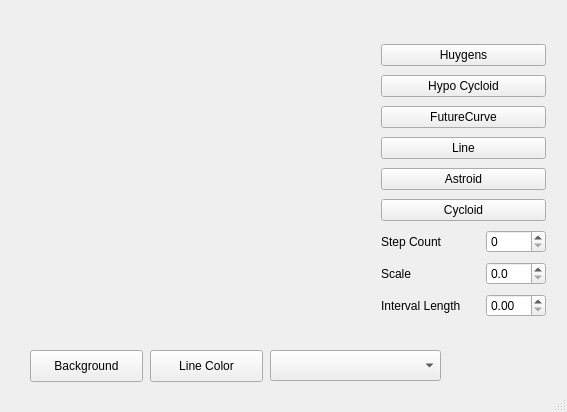
<?xml version="1.0" encoding="UTF-8"?>
<ui version="4.0">
 <class>MainWindow</class>
 <widget class="QMainWindow" name="MainWindow">
  <property name="geometry">
   <rect>
    <x>0</x>
    <y>0</y>
    <width>567</width>
    <height>412</height>
   </rect>
  </property>
  <property name="windowTitle">
   <string>MainWindow</string>
  </property>
  <widget class="QWidget" name="centralWidget">
   <widget class="RenderArea" name="renderArea" native="true">
    <property name="geometry">
     <rect>
      <x>10</x>
      <y>10</y>
      <width>361</width>
      <height>331</height>
     </rect>
    </property>
   </widget>
   <widget class="QPushButton" name="btnBackgroundColor">
    <property name="geometry">
     <rect>
      <x>30</x>
      <y>350</y>
      <width>113</width>
      <height>32</height>
     </rect>
    </property>
    <property name="text">
     <string>Background</string>
    </property>
   </widget>
   <widget class="QPushButton" name="btnLineColor">
    <property name="geometry">
     <rect>
      <x>150</x>
      <y>350</y>
      <width>113</width>
      <height>32</height>
     </rect>
    </property>
    <property name="text">
     <string>Line Color</string>
    </property>
   </widget>
   <widget class="QWidget" name="layoutWidget">
    <property name="geometry">
     <rect>
      <x>370</x>
      <y>30</y>
      <width>187</width>
      <height>307</height>
     </rect>
    </property>
    <layout class="QVBoxLayout" name="verticalLayout">
     <item>
      <widget class="QPushButton" name="btnHuygens">
       <property name="text">
        <string>Huygens</string>
       </property>
      </widget>
     </item>
     <item>
      <widget class="QPushButton" name="btnHypo">
       <property name="text">
        <string>Hypo Cycloid</string>
       </property>
      </widget>
     </item>
     <item>
      <widget class="QPushButton" name="btnFutureCurve">
       <property name="text">
        <string>FutureCurve</string>
       </property>
      </widget>
     </item>
     <item>
      <widget class="QPushButton" name="btnLine">
       <property name="text">
        <string>Line</string>
       </property>
      </widget>
     </item>
     <item>
      <widget class="QPushButton" name="btnAstroid">
       <property name="text">
        <string>Astroid</string>
       </property>
      </widget>
     </item>
     <item>
      <widget class="QPushButton" name="btnCycloid">
       <property name="text">
        <string>Cycloid</string>
       </property>
      </widget>
     </item>
     <item>
      <layout class="QHBoxLayout" name="horizontalLayout_3">
       <item>
        <widget class="QLabel" name="label_3">
         <property name="text">
          <string>Step Count</string>
         </property>
        </widget>
       </item>
       <item>
        <widget class="QSpinBox" name="spinCount">
         <property name="maximumSize">
          <size>
           <width>60</width>
           <height>16777215</height>
          </size>
         </property>
         <property name="maximum">
          <number>512</number>
         </property>
         <property name="singleStep">
          <number>1</number>
         </property>
        </widget>
       </item>
      </layout>
     </item>
     <item>
      <layout class="QHBoxLayout" name="horizontalLayout">
       <item>
        <widget class="QLabel" name="label">
         <property name="text">
          <string>Scale</string>
         </property>
        </widget>
       </item>
       <item>
        <widget class="QDoubleSpinBox" name="spinScale">
         <property name="maximumSize">
          <size>
           <width>60</width>
           <height>16777215</height>
          </size>
         </property>
         <property name="decimals">
          <number>1</number>
         </property>
         <property name="singleStep">
          <double>0.100000000000000</double>
         </property>
        </widget>
       </item>
      </layout>
     </item>
     <item>
      <layout class="QHBoxLayout" name="horizontalLayout_2">
       <item>
        <widget class="QLabel" name="label_2">
         <property name="text">
          <string>Interval Length</string>
         </property>
        </widget>
       </item>
       <item>
        <widget class="QDoubleSpinBox" name="spinInterval">
         <property name="maximumSize">
          <size>
           <width>60</width>
           <height>16777215</height>
          </size>
         </property>
         <property name="maximum">
          <double>100.000000000000000</double>
         </property>
         <property name="singleStep">
          <double>0.100000000000000</double>
         </property>
        </widget>
       </item>
      </layout>
     </item>
    </layout>
   </widget>
   <widget class="QComboBox" name="cboCurveSelect">
    <property name="geometry">
     <rect>
      <x>270</x>
      <y>350</y>
      <width>171</width>
      <height>31</height>
     </rect>
    </property>
   </widget>
  </widget>
  <widget class="QStatusBar" name="statusBar"/>
 </widget>
 <layoutdefault spacing="6" margin="11"/>
 <customwidgets>
  <customwidget>
   <class>RenderArea</class>
   <extends>QWidget</extends>
   <header>renderarea.h</header>
   <container>1</container>
  </customwidget>
 </customwidgets>
 <resources/>
 <connections/>
</ui>
